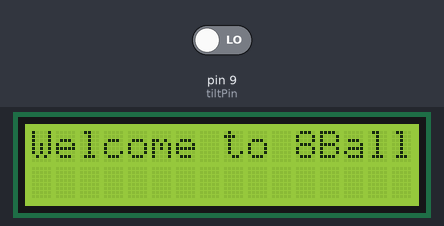
The sketch below on a simulated Arduino Uno, built with avr-gcc and run on an emulated ATmega328P. Shown: 16×2 character LCD. The test bench sets the inputs (shaded band); at power-on: pin 9 (tiltPin) LOW. Random numbers use the default seed unless the sketch sets one.

Above: at 0.1 s.
At 3.2 s:
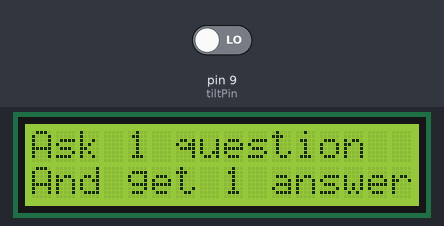
At 9.2 s:
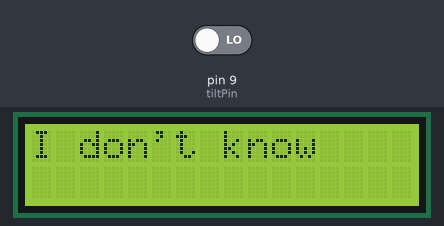

The sketch:

Magic_8Ball.ino
```cpp
#include <Wire.h>
#include <LiquidCrystal_I2C.h>
/*
Magic 8Ball
By: Elliot Landolt
11-7-18
*/

int x = 0;
int tiltPin = 9;
int tiltState = HIGH;

char responses[15][16] = {"Yes", "No", "100 Percent Yes", "Never", "Maybe", "Who Knows", "You tell me", "Without a doubt", "Outlook not good", "Always", "God says so", "Ask Donald", "Ask Hillary", "Ask Mr. Lee", "I don't know"};

LiquidCrystal_I2C lcd(0x27,16,2); // call library lcd(set LCD address, 16 width, 2 lines display)
void setup() {
  lcd.init(); // initialize the LCD
  lcd.backlight(); // turns backlight on
  lcd.setCursor(0,0); // start of first line
  lcd.print("Welcome to 8Ball");
  delay(3000);
  lcd.clear(); // clear
  lcd.print("Ask 1 question");
  lcd.setCursor(0,1); // start of the second line
  lcd.print("And get 1 answer");
  delay(5000);
  lcd.clear();
  pinMode(tiltPin, INPUT);
  Serial.begin(9600);
  x = random(1, 16);
}

void loop() {

  if (debounceTilt(tiltState) == LOW && tiltState == HIGH){
    // code only runs once when tilt is tilted
    lcd.clear();
    randomSeed(analogRead(A0));
    tiltState = LOW;
    lcd.print(responses[random(15)]);
  }
  else if (debounceTilt(tiltState) == HIGH && tiltState == LOW){
    // code only runs once when tilt is released
    tiltState = HIGH;
  }

}

// Debounce
bool debounceTilt(bool state)
{
  bool stateNow = digitalRead(tiltPin);
  if (state != stateNow){
    delay(1000);
    stateNow = digitalRead(tiltPin);

  }
  return stateNow;
}
```

Measured:
- what the display in image 1 shows lasts 5.0 s, from 3.1 s to 8.1 s
